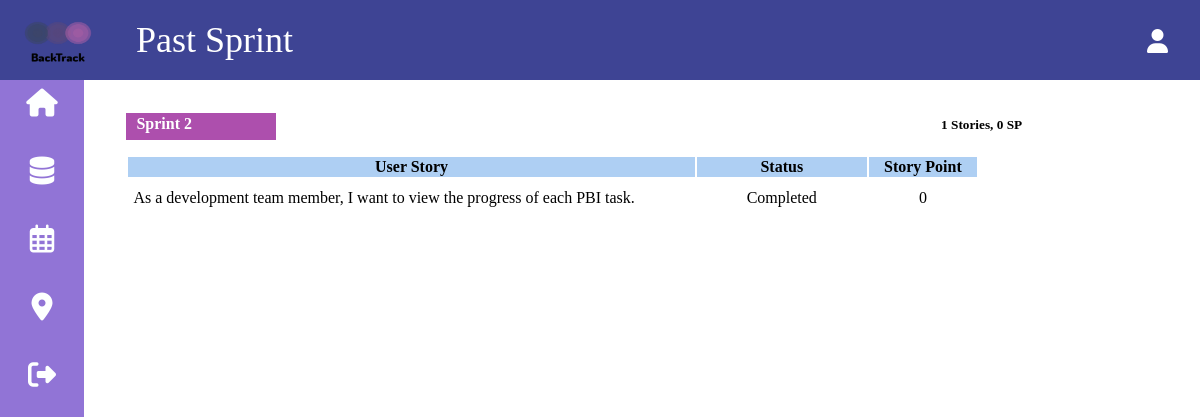
Page /6/sprintbacklogs/6 on the earlier database version.
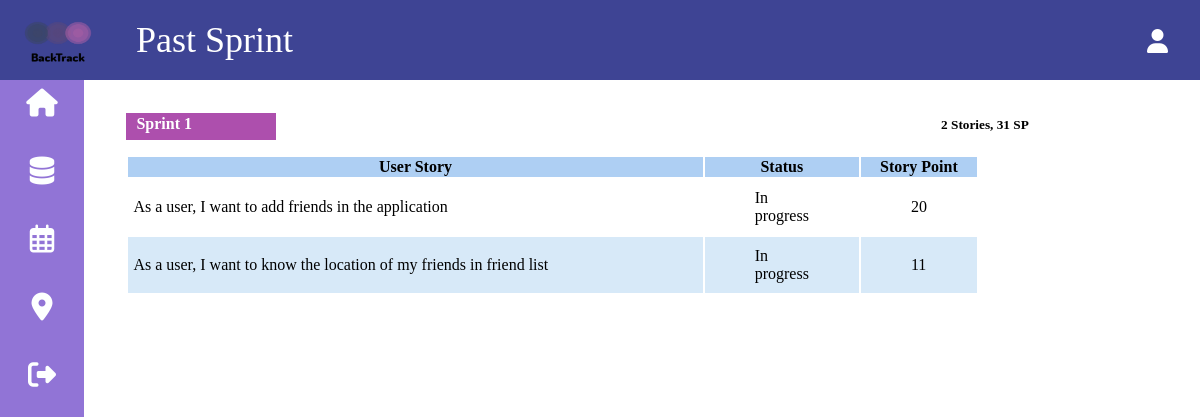
Same page on the later database version.
### application/models.py (models this page shows, shortened)
class PBI(models.Model):
    status_choice = [('New', 'Not yet started'), ('Progress', 'In progress'), ('Not', 'Unfinished') ,('Done', 'Completed')]
    pbi_id = models.AutoField(primary_key = True)
    project_id = models.ForeignKey(Project, on_delete = models.CASCADE)
    sprint_number = models.ForeignKey(Sprint, on_delete = models.CASCADE, null = True, default = None, blank = True)
    epic = models.TextField(default = " ", blank = True)
    user_story = models.TextField(default = " ")
    story_point = models.IntegerField(default = 0)
    status = models.CharField(max_length = 50, choices = status_choice, default = 'New')
    objects = PBI_Manager()
    def simple_serialise(self):
        data = {}
        data["pbi_id"] = self.pbi_id
        data["project_id"] = self.project_id if self.project_id == None else self.project_id.pk
        data["sprint"] = self.sprint_number if self.sprint_number == None else self.sprint_number.sprint_number
        data["user_story"] = self.user_story
        data["story_point"] = self.story_point
        data["status"] = self.getStatus()
        data["can_remove_from_sprint"] = self.canRemoveFromSprint()
        return data
    def getNumOfPbi():
        return PBI.objects.all().count() + 1
    priority = models.IntegerField(null = True , default = getNumOfPbi, blank = True)
    def getStatus(self):
        if self.status == "Done":
            return "Completed"
        pbiTask = Task.objects.all().filter(pbi_id = self.pbi_id)
        pbiTask = pbiTask.exclude(effort_hour = 0)
        pbiTaskCount = pbiTask.count()
        notYetStarted = 0
        completed = 0
        unfinished = 0
        if (pbiTaskCount == 0):
            if self.status == "Not":
                return "Unfinished"
            else:
                return "Not yet started"
        else:
            for _task in pbiTask:
                if (_task.status == 'New'):
                    notYetStarted += 1
                elif(_task.status == 'Done'):
                    completed +=1
            if(notYetStarted == pbiTaskCount):
                return "Not yet started"
            elif(completed == pbiTaskCount):
                return "Completed"
            else:
                self.status = 'Progress'
                self.save()
                return "In progress"
    def canRemoveFromSprint(self):
        if self.status == "Done":
            return 0
        pbiTask = Task.objects.all().filter(pbi_id = self.pbi_id)
        pbiTask = pbiTask.exclude(effort_hour = 0)
        pbiTask = pbiTask.filter(status = "Done")
        if (pbiTask.count() == 0):
            return 1
        return 0

### application/views/sprint_backlog_views.py (the view)
# urls.py: path('<int:project_id>/sprintbacklogs/<int:sprint_id>', sb_views.PastSprintBacklogList.as_view(), name="past_sprint_backlog_current"),
class PastSprintBacklogList(TemplateView):
    template_name = "pastSprint.html"
    def get_context_data(self, **kwargs):
        context = super().get_context_data(**kwargs)
        sprint_id = -1
        try:
            sprint_id = self.kwargs['sprint_id']
        except:
            pass
        data = {}
        if sprint_id == -1:
            data = SprintBacklogList.get_data(self.kwargs['project_id'])
        else:
            data = SprintBacklogList.get_data(self.kwargs['project_id'], sprint_id)
        context["in_progress_pbi"] = data["in_progress_pbi"]
        context["current_sprint_pbi"] = data["current_sprint_pbi"]
        context["number_of_stories"] = data["number_of_stories"]
        context["total_story_points"] = data["total_story_points"]
        context["current_sprint_number"] = data["current_sprint_number"]
        context["project_id"] = self.kwargs['project_id']
        return context

### application/context_processors.py (called while the page is built, shortened)
def add_variable_to_context(request):
    context_var = {
        'user_name' : "" ,
        'user_role' : ""
    }
    user_id_1 = request.COOKIES.get('user_id')
    return context_var

### application/models.py (called while the page is built)
    def simple_serialise(self):
        data = {}
        data["sprint_id"] = self.sprint_id
        data["sprint_number"] = self.sprint_number
        data["project_id"] = self.project_id if self.project_id == None else self.project_id.pk
        data["start_date"] = self.start_date if self.start_date == None else self.start_date.strftime("%Y-%m-%d")
        data["end_date"] = self.end_date if self.end_date == None else self.end_date.strftime("%Y-%m-%d")
        return data

### templates/pastSprint.html (shortened to what this page needs)
{% extends 'common/base.html' %}
{% block title %}Past Sprint{% endblock %}
{% block content %}
<head>
    <link rel="stylesheet" type="text/css" href="/static/style/pastSprint.css">
</head>
<div class="content">
    <h4 class="title2">Sprint {{ current_sprint_number }}</h4>
    <h5 class="storypoints">{{ number_of_stories }} Stories, {{ total_story_points }} SP</h5>
    <table class="table1 sprint_pbi_list" style="width:80%; margin-bottom: 0;padding:0;">
            <thead style= "margin:0">
            <tr>
                <th width="80%">User Story</th>
                <th  width="15%">Status</th>
                <th  width="5%">Story Point</th>
            </tr>
            </thead>
        <tbody>
            {% for pbi in current_sprint_pbi %}
                <tr class="past_sprint_pbi">
                    <td scope="row" >{{ pbi.user_story }}</td>
                    <td class="status" >{{ pbi.status }}</td>
                    <td class="effortHour" >{{ pbi.story_point }}</td>
                </tr>
            {% endfor %}
        </tbody>
    </table>
</div>
{% endblock %}

### templates/common/base.html (shortened to what this page needs)
{% load static %}
<!DOCTYPE html>
<html>
    <head>
    </head>
    <body>
        <ul class="vertical_nav_bar">
                    <li class="vertical_nav_bar1"><a class ="dashboard" href="/all_projects" title="Dashboard"><i class='fas fa-home'></i></a></li>
                    <li class="vertical_nav_bar1"><a class ="pb" href="/{{ project_id }}/productbacklogs/" title="Product backlog"><i class='fas fa-database'></i></a></li>
                    <li class="vertical_nav_bar1"><a class ="sprint_pb" href="/{{ project_id }}/sprintlist/" title="Sprint list"><i class='far fa-calendar-alt'></i></a></li>
                    <li class="vertical_nav_bar1"><a class ="currentsprint" href="/{{ project_id }}/sprintbacklogs/current" title="Current sprint"><i class="fa fa-map-marker"></i></a></li>
                    <li class="vertical_nav_bar1"><a class ="signout" href="#signout" title="Log out"><i onclick="document.getElementById('signoutModal').style.display='block'"class='fas fa-sign-out-alt'></i></a></li>
        </ul>
        <nav>
            <ul class="horizontal_nav_bar">
                <li><img class="logo" src= "/static/logo_transparent.png"  alt= "logo"></li>
                <li><a class="title">{% block title %}My header{% endblock %}</a></li>
                <li><a class="username">{{ user_name }}</a></li>
                <li><a class="icon"><i class='fas fa-user'></i></a></li>
            </ul>
        </nav>
        {% block content %}{% endblock %}
    </body>
</html>

### static/style/pastSprint.css (style rules this page uses)
ul { list-style-type: none; height: 80px; margin: 0; padding: 0; overflow: hidden; background-color: rgb(62, 68, 148); position: fixed; top:0; width: 100%; left:0; z-index: 9999; }
li a { display: inline; color: white; text-align: center; margin-top: 15px; padding: 14px 16px; text-decoration: none; font-size: 24px; }
.icon { float: right; margin-right: 0; padding-right: 2; }
.username { float: right; margin-left: 0; padding-left: 0; }
.title { position: relative; float: left; left: 25px; font-size: 36px; margin-bottom: 20px; margin-top: 5px; margin-left: 0px;; }
.logo { float: left; width: 75px; height: 50px; position: relative; padding: 0; margin-bottom: 20px; margin-top: 15px; margin-left: 20px; margin-right: 0px; }
.vertical_nav_bar { left:0; list-style-type: none; margin: 0; padding: 0; width: 7%; background-color: #9174d6; position: fixed; height: 100%; overflow: auto; padding-top: 5%; }
.vertical_nav_bar1 a { display: block; color: rgb(253, 255, 255); padding: 8px 16px; text-decoration: none; font-size: 28px; margin-top: 20px; margin-bottom: 20px; }
.content { margin-left: 10%; margin-top: 7%; }
.title2 { background-color: rgb(173, 79, 173); color: white; height: 25px; width: 140px; margin-bottom: 0px; padding-top: 2px; margin-top: 30px; display: inline-block; padding-left: 10px; }
.storypoints { display: inline-block; margin-left: 62%; }
.table1 td { text-align: left; vertical-align: middle; padding-right: 50px; padding-top: 10px; padding-bottom: 10px; }
.effortHour { text-align: middle; vertical-align: middle; padding-left: 50px; }
.status { text-align: middle; vertical-align: middle; padding-left: 50px; }
td { text-align: center; vertical-align: middle; padding: 10px 5px; }
tr:nth-child(even) { background-color: #d7e9f8; }
th { background-color: #aecff3; }

Differences in the rows shown:
removed PBI: user_story "As a development team member, I want to view the progress of each PBI task."
added PBI: user_story "As a user, I want to add friends in the application"
added PBI: user_story "As a user, I want to know the location of my friends in friend list"
Other differences:
{{ current_sprint_number }}: "2" → "1"
{{ number_of_stories }}: "1" → "2"
{{ total_story_points }}: "0" → "31"
new list line: "In progress 20"
new list line: "In progress 11"
list line gone: "Completed 0"
